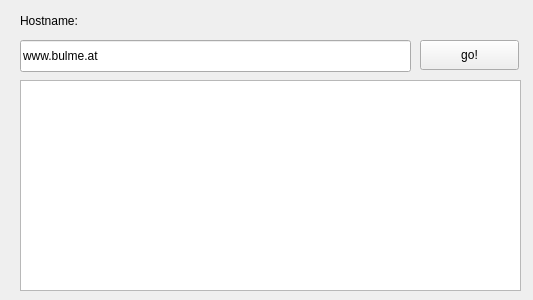
<?xml version="1.0" encoding="UTF-8"?>
<ui version="4.0">
 <class>Gui</class>
 <widget class="QWidget" name="Gui">
  <property name="geometry">
   <rect>
    <x>0</x>
    <y>0</y>
    <width>533</width>
    <height>300</height>
   </rect>
  </property>
  <property name="windowTitle">
   <string>Textbrowser</string>
  </property>
  <widget class="QLineEdit" name="hostEntry">
   <property name="geometry">
    <rect>
     <x>20</x>
     <y>40</y>
     <width>391</width>
     <height>32</height>
    </rect>
   </property>
   <property name="text">
    <string>www.bulme.at</string>
   </property>
  </widget>
  <widget class="QPushButton" name="goButton">
   <property name="geometry">
    <rect>
     <x>420</x>
     <y>40</y>
     <width>99</width>
     <height>30</height>
    </rect>
   </property>
   <property name="text">
    <string>go!</string>
   </property>
  </widget>
  <widget class="QTextBrowser" name="resultBrowser">
   <property name="geometry">
    <rect>
     <x>20</x>
     <y>80</y>
     <width>501</width>
     <height>211</height>
    </rect>
   </property>
  </widget>
  <widget class="QLabel" name="label">
   <property name="geometry">
    <rect>
     <x>20</x>
     <y>10</y>
     <width>91</width>
     <height>22</height>
    </rect>
   </property>
   <property name="text">
    <string>Hostname:</string>
   </property>
  </widget>
 </widget>
 <layoutdefault spacing="6" margin="11"/>
 <resources/>
 <connections/>
</ui>
